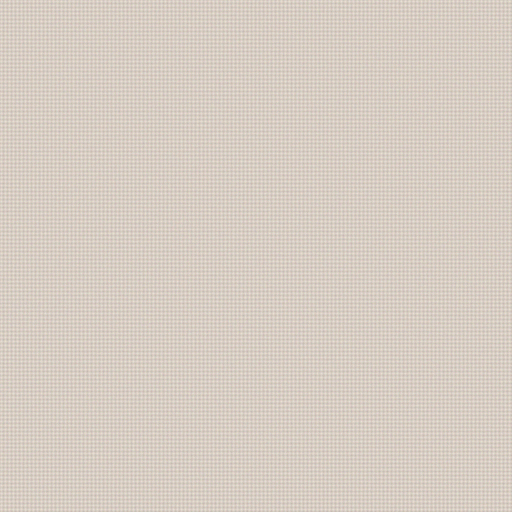
#> input picture day13/mini_project/fixtures/defects/carpet_clean_reference.png, 512 x 512 px; the run also reads 2 pictures not shown here
$ jupyter execute --allow-errors carpet_defect_examples.ipynb
#> lines starting #> are read from the running program, lines starting #| are printed output that depends on the picture; after the words box and inside, x2 and y2 are one past the last pixel; in counts of white or black regions, pixels touching at a corner belong together
### day11/mini_project/src/morphology_engine.py
import cv2
import numpy as np
from typing import Tuple, List, Union, Optional

class MorphologyEngine:
    """Temel morfolojik görüntü işleme işlemleri için yardımcı sınıf."""
    def __init__(self, kernel_size: int = 3):
        self.kernel_size = kernel_size
        self.kernel = cv2.getStructuringElement(
            cv2.MORPH_RECT, (kernel_size, kernel_size)
        )

    def erode(self, image: np.ndarray = None, iterations: int = 1) -> np.ndarray:
        """Aşındırma (erosion) işlemi."""
        if not isinstance(self, MorphologyEngine):
            return cv2.erode(self, image, iterations=iterations)
        return cv2.erode(image, self.kernel, iterations=iterations)

    def dilate(self, image: np.ndarray = None, iterations: int = 1) -> np.ndarray:
        """Genişletme (dilation) işlemi."""
        if not isinstance(self, MorphologyEngine):
            return cv2.dilate(self, image, iterations=iterations)
        return cv2.dilate(image, self.kernel, iterations=iterations)

    def opening(self, image: np.ndarray = None, iterations: int = 1) -> np.ndarray:
        """Opening = erosion + dilation."""
        if not isinstance(self, MorphologyEngine):
            return cv2.morphologyEx(self, cv2.MORPH_OPEN, image, iterations=iterations)
        return cv2.morphologyEx(image, cv2.MORPH_OPEN, self.kernel, iterations=iterations)

    def closing(self, image: np.ndarray = None, iterations: int = 1) -> np.ndarray:
        """Closing = dilation + erosion."""
        if not isinstance(self, MorphologyEngine):
            return cv2.morphologyEx(self, cv2.MORPH_CLOSE, image, iterations=iterations)
        return cv2.morphologyEx(image, cv2.MORPH_CLOSE, self.kernel, iterations=iterations)

    def white_tophat(self, image: np.ndarray = None) -> np.ndarray:
        """Beyaz tepe şapkası (white top-hat) işlemi."""
        if not isinstance(self, MorphologyEngine):
            return cv2.morphologyEx(self, cv2.MORPH_TOPHAT, image)
        return cv2.morphologyEx(image, cv2.MORPH_TOPHAT, self.kernel)

    def black_tophat(self, image: np.ndarray = None) -> np.ndarray:
        """Siyah tepe şapkası (black top-hat) işlemi."""
        if not isinstance(self, MorphologyEngine):
            return cv2.morphologyEx(self, cv2.MORPH_BLACKHAT, image)
        return cv2.morphologyEx(image, cv2.MORPH_BLACKHAT, self.kernel)

    # [13 lines left out: functions gradient, get_kernel, not called in this run]

    @staticmethod
    def get_directional_kernel(
        direction: str = "horizontal",
        length: int = 15,
        thickness: int = 1,
    ) -> np.ndarray:
        """Create directional linear structuring element (e.g. for warp or weft analysis)."""
        kernel = np.zeros((length, length), dtype=np.uint8)
        mid = length // 2

        if direction == "horizontal":
            y_start = max(0, mid - thickness // 2)
            y_end = min(length, y_start + thickness)
            kernel[y_start:y_end, :] = 1
        elif direction == "vertical":
            x_start = max(0, mid - thickness // 2)
            x_end = min(length, x_start + thickness)
            kernel[:, x_start:x_end] = 1
        elif direction == "diagonal_45":
            for i in range(length):
                for t in range(-thickness // 2, thickness // 2 + 1):
                    y = length - 1 - i + t
                    if 0 <= y < length:
                        kernel[y, i] = 1
        elif direction == "diagonal_135":
            for i in range(length):
                for t in range(-thickness // 2, thickness // 2 + 1):
                    y = i + t
                    if 0 <= y < length:
                        kernel[y, i] = 1
        else:
            raise ValueError(f"Unknown direction: {direction}")

        return kernel

    # [29 lines left out: functions multi_scale_tophat, multi_scale_blackhat, not called in this run]

### day11/mini_project/src/defect_detector.py
"""
defect_detector.py - Industrial Carpet Weaving Defect Detection & Classification.
"""

import time
from typing import Dict, List, Optional, Tuple
import numpy as np
import cv2

from day11.mini_project.src.models import (
    DefectType,
    DefectSeverity,
    RollDecision,
    DefectBoundingBox,
    DetectedDefect,
    MorphologyInspectionReport,
)
from day11.mini_project.src.morphology_engine import MorphologyEngine


class CarpetDefectDetector:
    """Detects and classifies structural defects on woven carpets using mathematical morphology."""

    def __init__(
        self,
        blur_kernel: Tuple[int, int] = (3, 3),
        blur_sigma: float = 1.0,
        tophat_kernel_size: Tuple[int, int] = (11, 11),
        blackhat_kernel_size: Tuple[int, int] = (17, 17),
        tophat_thresh: float = 20.0,
        blackhat_thresh: float = 22.0,
        min_area: float = 15.0,
        max_area: float = 5000.0,
        aspect_ratio_threshold: float = 3.2,
    ):
        self.blur_kernel = blur_kernel
        self.blur_sigma = blur_sigma
        self.tophat_ksize = tophat_kernel_size
        self.blackhat_ksize = blackhat_kernel_size
        self.tophat_thresh = tophat_thresh
        self.blackhat_thresh = blackhat_thresh
        self.min_area = min_area
        self.max_area = max_area
        self.aspect_ratio_thresh = aspect_ratio_threshold

    def inspect(
        self,
        image_bgr: np.ndarray,
        image_path: str = "carpet_frame.png",
    ) -> Tuple[MorphologyInspectionReport, Dict[str, np.ndarray]]:
        """Inspect a carpet image for weaving and finishing defects.

        Args:
            image_bgr: Input BGR image (H, W, 3).
            image_path: Optional metadata file path.

        Returns:
            Tuple of (MorphologyInspectionReport, debug_masks_dict).
        """
        t_start = time.perf_counter()
        h, w = image_bgr.shape[:2]

        gray = cv2.cvtColor(image_bgr, cv2.COLOR_BGR2GRAY)
        blurred = cv2.GaussianBlur(gray, self.blur_kernel, self.blur_sigma)

        # 1. Multi-scale White Top-Hat for bright anomalies (slub knots)
        engine_top_med = MorphologyEngine(kernel_size=15)
        engine_top_large = MorphologyEngine(kernel_size=29)
        wth = np.maximum(
            engine_top_med.white_tophat(blurred),
            engine_top_large.white_tophat(blurred),
        )

        # 2. Multi-scale Black Top-Hat for dark anomalies (small punctures, large holes, oil spots)
        engine_black_med = MorphologyEngine(kernel_size=17)
        engine_black_large = MorphologyEngine(kernel_size=37)
        bth_med = engine_black_med.black_tophat(blurred)
        bth_large = engine_black_large.black_tophat(blurred)
        bth = np.maximum(bth_med, bth_large)

        # 3. Directional structuring elements for thin breaks:
        k_bridge_weft = MorphologyEngine.get_directional_kernel("vertical", length=19, thickness=1)
        k_bridge_warp = MorphologyEngine.get_directional_kernel("horizontal", length=19, thickness=1)

        bth_weft = cv2.morphologyEx(blurred, cv2.MORPH_BLACKHAT, k_bridge_weft)
        bth_warp = cv2.morphologyEx(blurred, cv2.MORPH_BLACKHAT, k_bridge_warp)

        # Thresholding
        _, mask_wth = cv2.threshold(wth, self.tophat_thresh, 255, cv2.THRESH_BINARY)
        _, mask_bth = cv2.threshold(bth, self.blackhat_thresh, 255, cv2.THRESH_BINARY)
        _, mask_weft = cv2.threshold(bth_weft, self.blackhat_thresh, 255, cv2.THRESH_BINARY)
        _, mask_warp = cv2.threshold(bth_warp, self.blackhat_thresh, 255, cv2.THRESH_BINARY)

        # Morphological noise cleanup (small opening to eliminate 1-px texture ripples)
        clean_engine = MorphologyEngine(kernel_size=3)
        mask_wth = clean_engine.opening(mask_wth)
        mask_bth = clean_engine.opening(mask_bth)
        mask_weft = clean_engine.opening(mask_weft)
        mask_warp = clean_engine.opening(mask_warp)

        # Unified dark defects mask
        mask_dark = cv2.bitwise_or(mask_bth, cv2.bitwise_or(mask_weft, mask_warp))

        detected_defects: List[DetectedDefect] = []

        # Helper to process binary mask contours
        def _extract_contours(mask: np.ndarray, is_bright: bool):
            cnts, _ = cv2.findContours(mask, cv2.RETR_EXTERNAL, cv2.CHAIN_APPROX_SIMPLE)
            for cnt in cnts:
                area = cv2.contourArea(cnt)
                if area < self.min_area or area > self.max_area:
                    continue

                x, y, bw, bh = cv2.boundingRect(cnt)
                peri = cv2.arcLength(cnt, True)
                circularity = (4.0 * np.pi * area) / (peri * peri) if peri > 0 else 0.0
                aspect_ratio = max(bw, bh) / max(1.0, float(min(bw, bh)))

                # Moments for centroid
                m = cv2.moments(cnt)
                if m["m00"] > 0:
                    cx = float(m["m10"] / m["m00"])
                    cy = float(m["m01"] / m["m00"])
                else:
                    cx = float(x + bw / 2.0)
                    cy = float(y + bh / 2.0)

                # Contrast difference
                roi = gray[y : y + bh, x : x + bw]
                local_bg = float(np.median(gray[max(0, y - 5) : min(h, y + bh + 5), max(0, x - 5) : min(w, x + bw + 5)]))
                mean_contrast = abs(float(np.mean(roi)) - local_bg)

                bbox = DefectBoundingBox(
                    x=int(x),
                    y=int(y),
                    width=int(bw),
                    height=int(bh),
                    area=float(area),
                    aspect_ratio=float(round(aspect_ratio, 2)),
                    centroid=(round(cx, 2), round(cy, 2)),
                )

                # Geometric & Contrast Classification
                if is_bright:
                    dtype = DefectType.SLUB_KNOT
                    severity = DefectSeverity.MAJOR if area > 80.0 else DefectSeverity.MINOR
                else:
                    # Dark defect: check elongation for yarn break vs puncture/stain
                    if aspect_ratio >= self.aspect_ratio_thresh:
                        if bw > bh:
                            dtype = DefectType.YARN_BREAK_WEFT
                            severity = DefectSeverity.CRITICAL if bw > 75.0 else DefectSeverity.MAJOR
                        else:
                            dtype = DefectType.YARN_BREAK_WARP
                            severity = DefectSeverity.CRITICAL if bh > 75.0 else DefectSeverity.MAJOR
                    else:
                        # Compact or blob dark defect
                        if area >= 220.0 or circularity < 0.35:
                            dtype = DefectType.OIL_STAIN
                            severity = DefectSeverity.CRITICAL if area > 350.0 else DefectSeverity.MAJOR
                        else:
                            dtype = DefectType.HOLE
                            severity = DefectSeverity.CRITICAL if area > 120.0 else DefectSeverity.MAJOR

                conf = min(0.99, max(0.65, 0.70 + (mean_contrast / 100.0) * 0.25))

                detected_defects.append(
                    DetectedDefect(
                        defect_type=dtype,
                        severity=severity,
                        confidence=float(round(conf, 3)),
                        bbox=bbox,
                        mean_contrast=float(round(mean_contrast, 2)),
                    )
                )

        # Run extraction across bright and dark channels
        _extract_contours(mask_wth, is_bright=True)
        _extract_contours(mask_dark, is_bright=False)

        # Roll Decision Logic
        has_critical = any(d.severity == DefectSeverity.CRITICAL for d in detected_defects)
        major_count = sum(1 for d in detected_defects if d.severity == DefectSeverity.MAJOR)

        if has_critical:
            decision = RollDecision.REJECT
        elif major_count > 2:
            decision = RollDecision.REPAIR
        else:
            decision = RollDecision.PASS

        # Aggregate counts
        counts: Dict[str, int] = {}
        for d in detected_defects:
            counts[d.defect_type.value] = counts.get(d.defect_type.value, 0) + 1

        elapsed_ms = (time.perf_counter() - t_start) * 1000.0

        report = MorphologyInspectionReport(
            image_path=str(image_path),
            resolution=(w, h),
            total_defects=len(detected_defects),
            defect_counts=counts,
            roll_decision=decision,
            processing_time_ms=float(round(elapsed_ms, 2)),
            defects=detected_defects,
        )

        masks = {
            "white_tophat": wth,
            "black_tophat": bth,
            "mask_tophat": mask_wth,
            "mask_blackhat": mask_bth,
            "mask_weft": mask_weft,
            "mask_warp": mask_warp,
        }

        return report, masks

    # [42 lines left out: function annotate_defects, not called in this run]

### day13/mini_project/carpet_defect_examples.ipynb
# 1. Sentetik Halı Görüntüleri (Day 11)
Bu çalışma defteri, Merinos endüstriyel halı dokuma tezgahlarında karşılaşılan yapısal ve yüzey kusurlarının matematiksel morfoloji operatörleri ile incelenmesini ve tespitini gerçekleştirmektedir.

[cell 1]
from pathlib import Path
import cv2
import matplotlib.pyplot as plt
import numpy as np

# Proje ve veri dizinleri dinamik çözümlenmesi
CURRENT_DIR = Path.cwd().resolve()
MINI_PROJECT_DIR = CURRENT_DIR if CURRENT_DIR.name == "mini_project" else CURRENT_DIR / "day11" / "mini_project"
FIXTURES_DIR = MINI_PROJECT_DIR / "fixtures" / "synthetic_carpets"
OUTPUTS_DIR = MINI_PROJECT_DIR / "outputs"

image_files = [
    ("carpet_clean_reference.png", FIXTURES_DIR / "carpet_clean_reference.png"),
    ("carpet_defect_yarn_break.png", FIXTURES_DIR / "carpet_defect_yarn_break.png"),
    ("carpet_defect_hole_puncture.png", FIXTURES_DIR / "carpet_defect_hole_puncture.png"),
    ("carpet_defect_oil_slub.png", FIXTURES_DIR / "carpet_defect_oil_slub.png"),
    ("sample_defect_overlay.png", OUTPUTS_DIR / "sample_defect_overlay.png"),
]

fig, axes = plt.subplots(1, 5, figsize=(18, 4))

for ax, (title, fpath) in zip(axes, image_files):
    if fpath.exists():
        raw_data = np.fromfile(str(fpath), dtype=np.uint8)
        img = cv2.imdecode(raw_data, cv2.IMREAD_COLOR)
#> img is the input picture: shape (512, 512, 3); mean B, G, R 195, 205, 215
        if img is not None:
            img_rgb = cv2.cvtColor(img, cv2.COLOR_BGR2RGB)
            ax.imshow(img_rgb)
    ax.set_title(title, fontsize=10)
    ax.tick_params(axis='both', which='major', labelsize=8)

plt.tight_layout()
plt.show()
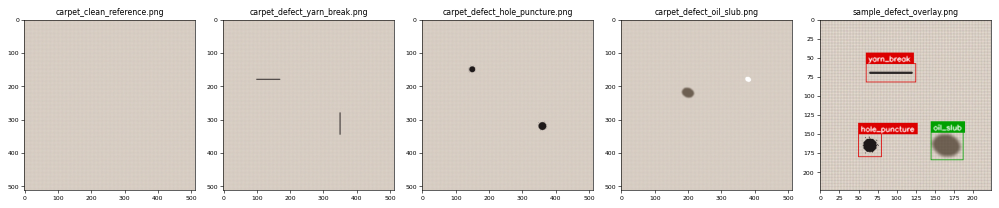
#> figure drawn by matplotlib, 5 panels

## 2. Temel Morfolojik Operatörlerin İncelenmesi (Aşındırma, Genişletme, Açma, Kapama)
`MorphologyEngine` sınıfı kullanılarak delik/delinme kusuru üzerinde temel morfolojik işlemlerin piksel düzeyindeki etkileri:

[cell 2]
import sys
PROJECT_ROOT = CURRENT_DIR.parent.parent if CURRENT_DIR.name == "mini_project" else (CURRENT_DIR.parent if CURRENT_DIR.name == "day11" else CURRENT_DIR)
if str(PROJECT_ROOT) not in sys.path:
    sys.path.insert(0, str(PROJECT_ROOT))

from day11.mini_project.src.morphology_engine import MorphologyEngine

engine = MorphologyEngine(kernel_size=5)

hole_path = FIXTURES_DIR / "carpet_defect_hole_puncture.png"
raw_data = np.fromfile(str(hole_path), dtype=np.uint8)
img_bgr = cv2.imdecode(raw_data, cv2.IMREAD_COLOR)
gray = cv2.cvtColor(img_bgr, cv2.COLOR_BGR2GRAY)

eroded = engine.erode(gray)
#> in erode, `return cv2.erode(image, self.kernel, iterations=iterations)`:
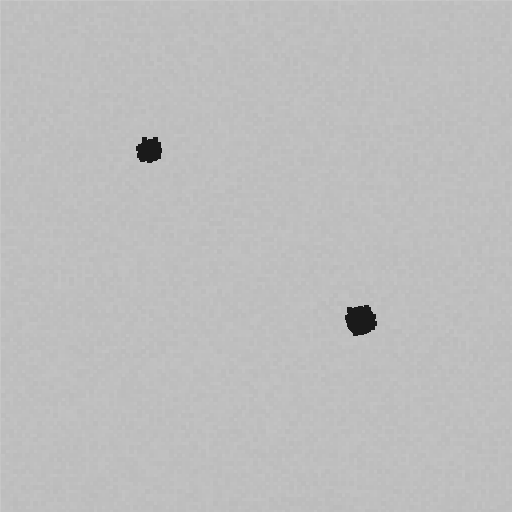
#> returned value: shape (512, 512); min 26, max 204, mean 189.6
dilated = engine.dilate(gray)
#> in dilate, `return cv2.dilate(image, self.kernel, iterations=iterations)`:
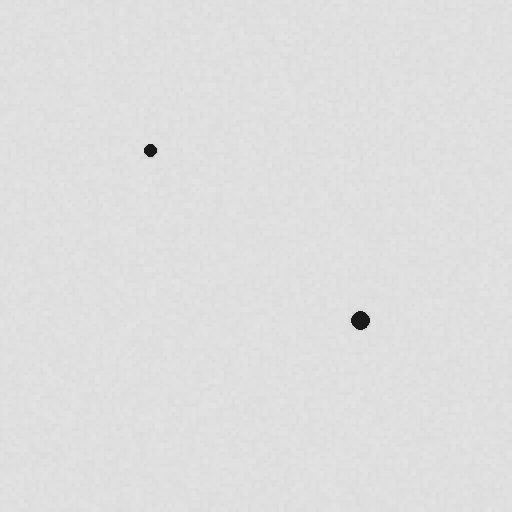
#> returned value: shape (512, 512); min 26, max 227, mean 223
opened = engine.opening(gray)
closed = engine.closing(gray)

fig, axes = plt.subplots(1, 5, figsize=(18, 4))
titles = ["Orijinal Gri", "Erozyon (Erode)", "Genişleme (Dilate)", "Açma (Opening)", "Kapama (Closing)"]
images = [gray, eroded, dilated, opened, closed]

for ax, t, im in zip(axes, titles, images):
    ax.imshow(im, cmap="gray")
    ax.set_title(t, fontsize=10)
    ax.tick_params(axis='both', labelsize=8)
#> this loop made 5 passes
#> t on passes 1 to 5: 'Orijinal Gri', 'Erozyon (Erode)', 'Genişleme (Dilate)', 'Açma (Opening)', 'Kapama (Closing)'

plt.tight_layout()
plt.show()
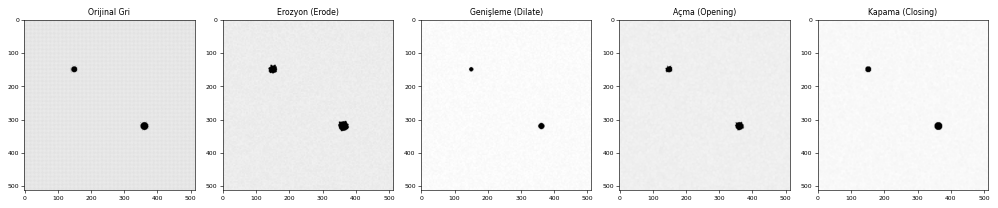
#> figure drawn by matplotlib, 5 panels

## 3. Artık Dönüşümleri (White Top-Hat & Black Top-Hat) ile Kusur İzolasyonu
Arka plan doku dalgalanmalarını filtreleyip parlak iplik topaklarını (WTH) ve koyu delik/yağ lekelerini (BTH) izole etme:

[cell 3]
engine_large = MorphologyEngine(kernel_size=15)
wth = engine_large.white_tophat(gray)
#> in white_tophat, `return cv2.morphologyEx(image, cv2.MORPH_TOPHAT, self.kernel)`:
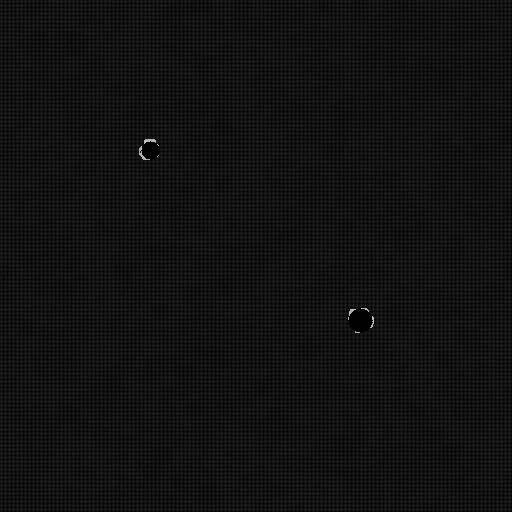
#> returned value: shape (512, 512); min 0, max 200, mean 17.4
bth = engine_large.black_tophat(gray)

_, mask_bth = cv2.threshold(bth, 25, 255, cv2.THRESH_BINARY)
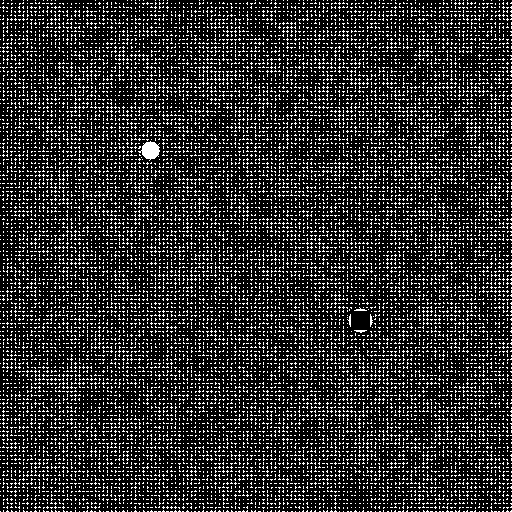
#> mask_bth: shape (512, 512); 18% white in thin lines or dots
clean_engine = MorphologyEngine(kernel_size=3)
mask_clean = clean_engine.opening(mask_bth)
#> call 2 of opening, with iterations = 1
#> in opening (call 2), `return cv2.morphologyEx(image, cv2.MORPH_OPEN, self.kernel, iterations..`:
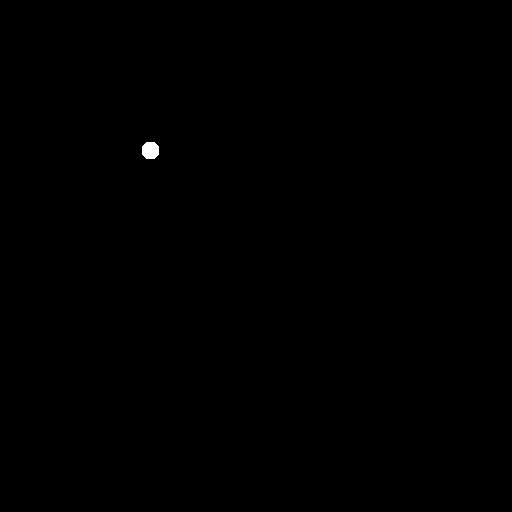
#> returned value: shape (512, 512); 0.09% white; 1 white region, box (x1, y1, x2, y2) and area: (142, 142, 159, 159) 249

fig, axes = plt.subplots(1, 4, figsize=(16, 4))
axes[0].imshow(gray, cmap="gray")
axes[0].set_title("Orijinal Gri Doku", fontsize=10)
axes[1].imshow(bth, cmap="hot")
axes[1].set_title("Black Top-Hat Yanıtı", fontsize=10)
axes[2].imshow(mask_bth, cmap="gray")
axes[2].set_title("Ham İkili Maske", fontsize=10)
axes[3].imshow(mask_clean, cmap="gray")
axes[3].set_title("Morfolojik Temizlenmiş Maske", fontsize=10)

for ax in axes:
    ax.tick_params(axis='both', labelsize=8)

plt.tight_layout()
plt.show()

## 4. Yönlü Çekirdekler ile İplik Yönü (Atkı / Çözgü) Analizi
Yatay atkı iplik kırıklarını köprülemek için dikey çekirdek (1x19), dikey çözgü kırıklarını yakalamak için yatay çekirdek (19x1) kullanılır.

[cell 4]
yarn_path = FIXTURES_DIR / "carpet_defect_yarn_break.png"
raw_yarn = np.fromfile(str(yarn_path), dtype=np.uint8)
yarn_bgr = cv2.imdecode(raw_yarn, cv2.IMREAD_COLOR)
gray_yarn = cv2.cvtColor(yarn_bgr, cv2.COLOR_BGR2GRAY)

k_horiz = MorphologyEngine.get_directional_kernel("horizontal", length=19, thickness=1)
k_vert = MorphologyEngine.get_directional_kernel("vertical", length=19, thickness=1)

bth_h = cv2.morphologyEx(gray_yarn, cv2.MORPH_BLACKHAT, k_horiz)
bth_v = cv2.morphologyEx(gray_yarn, cv2.MORPH_BLACKHAT, k_vert)

fig, axes = plt.subplots(1, 3, figsize=(15, 4))
axes[0].imshow(gray_yarn, cmap="gray")
axes[0].set_title("İplik Kopması (Yarn Break)", fontsize=10)
axes[1].imshow(bth_h, cmap="viridis")
axes[1].set_title("Yatay Çekirdek Yanıtı (Paralel)", fontsize=10)
axes[2].imshow(bth_v, cmap="magma")
axes[2].set_title("Dikey Çekirdek Yanıtı (Köprüleme - Dik)", fontsize=10)

for ax in axes:
    ax.tick_params(axis='both', labelsize=8)

plt.tight_layout()
plt.show()

## 5. Uçtan Uca Halı Kusur Tespit Raporu ve Metrik Tablosu
`CarpetDefectDetector` ile tam denetim gerçekleştirilerek tespit edilen kusurların alan, geometrik oranlar, centroid ve rulo kalite derecesi (RollDecision) raporlanır.

[cell 5]
import pandas as pd
from IPython.display import display
from day11.mini_project.src.defect_detector import CarpetDefectDetector

detector = CarpetDefectDetector()

records = []
#> (the rest of this cell did not finish here and is left out)

#> in white_tophat (call 2), `return cv2.morphologyEx(image, cv2.MORPH_TOPHAT, self.kernel)`:
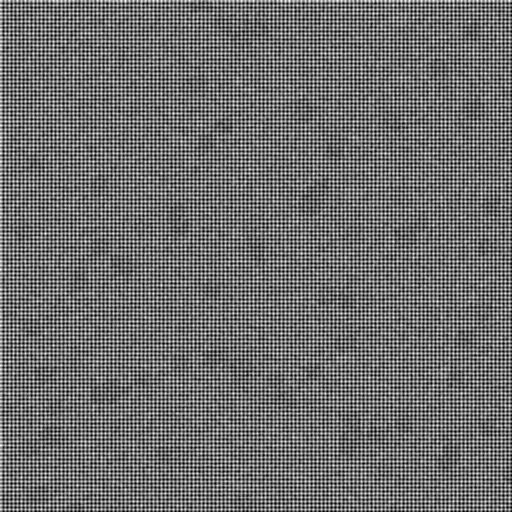
#> returned value: shape (512, 512); min 0, max 18, mean 7.82; drawn with min black and max white
#> (the rest of the program and of its run is left out)
